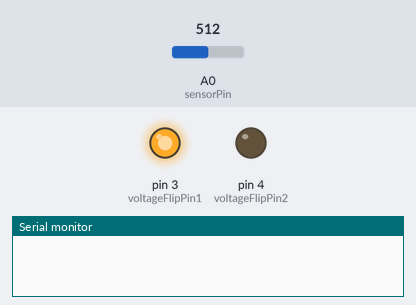
Bench run of a sketch on a simulated Arduino Uno, built with avr-gcc and run on an emulated ATmega328P. On the bench: output pins drawn as LEDs (lit = HIGH), the last lines printed to the serial monitor. Inputs (shaded band) come from the test bench; at power-on: A0 (sensorPin) = 512.

Above: at 1.0 s.
At 5.5 s:
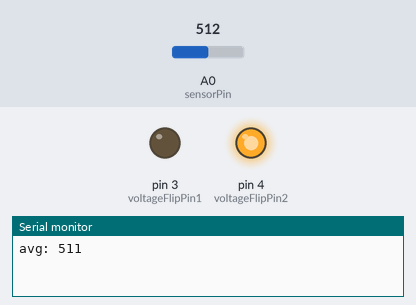
Timing chart, 0 to 6.9 s (numbered marks = the images above):
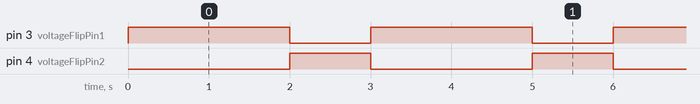

The sketch:

TestSensor.ino
```cpp
int voltageFlipPin1 = 3;
int voltageFlipPin2 = 4;
int sensorPin = A0;
int flipTimer = 1000;//1 sec

void setup() {
  pinMode(voltageFlipPin1, OUTPUT);
  pinMode(voltageFlipPin2, OUTPUT);
  pinMode(sensorPin, INPUT);
  Serial.begin(9600);
}

void loop() {
  readSoil();
}

void setSensorPolarity(boolean flip) {
  if(flip) {
    digitalWrite(voltageFlipPin1, HIGH);
    digitalWrite(voltageFlipPin2, LOW);
  } else {
    digitalWrite(voltageFlipPin1, LOW);
    digitalWrite(voltageFlipPin2, HIGH);
  }
}

int reportLevels(int val1, int val2) {
  int avg = (val1 + val2) / 2;
  String msg = "avg: ";
  msg += avg;
  Serial.println(msg);
}

int readSoil() {
  setSensorPolarity(true);
  delay(flipTimer);
  int val1 = analogRead(sensorPin);
  delay(flipTimer);
  setSensorPolarity(false);
  delay(flipTimer);
  //invert the reading
  int val2 = 1023 - analogRead(sensorPin);

  int reading = reportLevels(val1, val2);
}
```

Measured:
- by itself, pin 3 (voltageFlipPin1): alternates HIGH for 2.0 s and LOW for 1.0 s
- by itself, pin 4 (voltageFlipPin2): alternates HIGH for 1.0 s and LOW for 2.0 s
